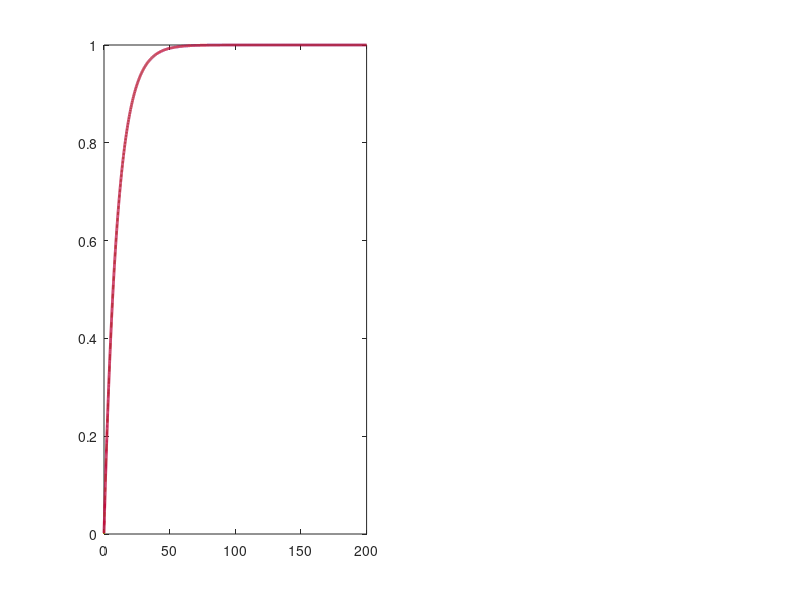

Source code (MATLAB): (Note: this script raises an error after producing the figure.)
%  G7 — RESPOSTA AO DEGRAU DO FILTRO IIR

% ---- BLOCO BASE ----
clear; clc; close all;
fs=44100; dur=3.0; N=round(dur*fs); t=(0:N-1)/fs;
n1=round(N/3); n2=round(2*N/3); x=zeros(1,N);
x(1:n1)    = 0.10*sin(2*pi*440*t(1:n1));
x(n1+1:n2) = 0.80*sin(2*pi*440*t(n1+1:n2));
x(n2+1:N)  = 0.30*sin(2*pi*220*t(n2+1:N));
T=-12; R=4; tA=10; tR=100; W=6; M=6;
alphaA=exp(-1/(fs*tA/1000)); alphaR=exp(-1/(fs*tR/1000));
y=zeros(1,N); gainVec=zeros(1,N); yL=0;
for n=1:N
    xG=20*log10(abs(x(n))+1e-9);
    if W>0&&(2*abs(xG-T)<=W); cG=xG+(1/R-1)*(xG-T+W/2)^2/(2*W);
    elseif xG>T+W/2;           cG=T+(xG-T)/R;
    else;                       cG=xG; end
    gainDB=cG-xG;
    if gainDB<yL; yL=alphaA*yL+(1-alphaA)*gainDB;
    else;         yL=alphaR*yL+(1-alphaR)*gainDB; end
    y(n)=x(n)*10^((yL+M)/20); gainVec(n)=yL;
end
xdB=20*log10(abs(x)+1e-9); ydB=20*log10(abs(y)+1e-9);
% ---- FIM BLOCO BASE ----

dur_step = 0.200;
Ns  = round(dur_step*fs);
ts  = (0:Ns-1)/fs * 1000;
s_A_med = zeros(1,Ns);
s_A_med(1) = (1-alphaA)*1;
for n=2:Ns
    s_A_med(n) = alphaA*s_A_med(n-1) + (1-alphaA)*1;
end
s_A_teo = 1 - alphaA .^ (0:Ns-1);

dur_step_R = 0.600;
Ns_R   = round(dur_step_R*fs);
ts_R   = (0:Ns_R-1)/fs * 1000;
s_R_med = zeros(1,Ns_R);
s_R_med(1) = (1-alphaR)*1;
for n=2:Ns_R
    s_R_med(n) = alphaR*s_R_med(n-1) + (1-alphaR)*1;
end
s_R_teo = 1 - alphaR .^ (0:Ns_R-1);

nivel_1tau = 1 - exp(-1);
nivel_2tau = 1 - exp(-2);
nivel_3tau = 1 - exp(-3);

COR_BG_FIG  = [1.00 1.00 1.00];
COR_BG_AX   = [1.00 1.00 1.00];
COR_MED_A   = [0.75 0.05 0.25];
COR_TEO_A   = [0.60 0.45 0.00];
COR_MED_R   = [0.60 0.00 0.55];
COR_TEO_R   = [0.00 0.40 0.65];
COR_NIVEL   = [0.40 0.40 0.40];
COR_TAU     = [0.00 0.50 0.10];
COR_TEXTO   = [0.10 0.10 0.10];
COR_EIXO    = [0.20 0.20 0.20];
COR_GRID    = [0.75 0.75 0.75];

figure('Name','G7 — Resposta ao Degrau [Vermelho]',...
       'NumberTitle','off','Position',[60 60 900 520],...
       'Color',COR_BG_FIG);

ax1 = subplot(1,2,1);
plot(ts, s_A_teo,'--','Color',COR_TEO_A,'LineWidth',1.3); hold on;
plot(ts, s_A_med,'-', 'Color',COR_MED_A,'LineWidth',2.0);
yline(nivel_1tau,':','Color',COR_TAU,'LineWidth',1.0,...
      'Label','63,2% (1τ)','LabelHorizontalAlignment','right','FontSize',8.5);
yline(nivel_2tau,':','Color',[0.35 0.50 0.10],'LineWidth',0.9,...
      'Label','86,5% (2τ)','LabelHorizontalAlignment','right','FontSize',8);
yline(nivel_3tau,':','Color',[0.45 0.45 0.05],'LineWidth',0.9,...
      'Label','95,0% (3τ)','LabelHorizontalAlignment','right','FontSize',8);
xline(tA,'-','Color',COR_TAU,'LineWidth',1.4,...
      'Label',sprintf('τ_A = %d ms',tA),...
      'LabelHorizontalAlignment','right','LabelVerticalAlignment','bottom',...
      'FontSize',9,'FontWeight','bold');
[~,idx_tau] = min(abs(s_A_med - nivel_1tau));
scatter(ts(idx_tau), s_A_med(idx_tau), 80, COR_TAU,'filled');
text(ts(idx_tau)+1, s_A_med(idx_tau)-0.06,...
     sprintf('(%s ms; %s)', numvir(ts(idx_tau),1), numvir(s_A_med(idx_tau),3)),...
     'Color',COR_TAU,'FontSize',8);
title(sprintf('Filtro de ATAQUE  |  τ_A = %d ms  |  α_A = %s',tA,numvir(alphaA,5)),...
      'FontSize',10,'FontWeight','bold','Color',COR_TEXTO);
xlabel('Tempo (ms)','FontSize',10,'Color',COR_EIXO);
ylabel('s[n]  (resposta normalizada)','FontSize',10,'Color',COR_EIXO);
xlim([0, min(ts(end), 5*tA)]); ylim([0, 1.05]); grid on;
lg1=legend({'Teórica: 1-α_A^n','Medida: dif. iterada'},'Location','southeast','FontSize',8.5);
set(lg1,'TextColor',COR_TEXTO,'Color',[1.00 1.00 1.00]);
set(ax1,'Color',COR_BG_AX,'XColor',COR_EIXO,'YColor',COR_EIXO,...
        'GridColor',COR_GRID,'GridAlpha',0.6,'FontSize',9,'Box','on');

ax2 = subplot(1,2,2);
plot(ts_R, s_R_teo,'--','Color',COR_TEO_R,'LineWidth',1.3); hold on;
plot(ts_R, s_R_med,'-', 'Color',COR_MED_R,'LineWidth',2.0);
yline(nivel_1tau,':','Color',COR_TAU,'LineWidth',1.0,...
      'Label','63,2% (1τ)','LabelHorizontalAlignment','right','FontSize',8.5);
yline(nivel_2tau,':','Color',[0.35 0.50 0.10],'LineWidth',0.9,...
      'Label','86,5% (2τ)','LabelHorizontalAlignment','right','FontSize',8);
yline(nivel_3tau,':','Color',[0.45 0.45 0.05],'LineWidth',0.9,...
      'Label','95,0% (3τ)','LabelHorizontalAlignment','right','FontSize',8);
xline(tR,'-','Color',COR_TAU,'LineWidth',1.4,...
      'Label',sprintf('τ_R = %d ms',tR),...
      'LabelHorizontalAlignment','right','LabelVerticalAlignment','bottom',...
      'FontSize',9,'FontWeight','bold');
[~,idx_tauR] = min(abs(s_R_med - nivel_1tau));
scatter(ts_R(idx_tauR), s_R_med(idx_tauR), 80, COR_TAU,'filled');
text(ts_R(idx_tauR)+3, s_R_med(idx_tauR)-0.06,...
     sprintf('(%s ms; %s)', numvir(ts_R(idx_tauR),1), numvir(s_R_med(idx_tauR),3)),...
     'Color',COR_TAU,'FontSize',8);
title(sprintf('Filtro de LIBERAÇÃO  |  τ_R = %d ms  |  α_R = %s',tR,numvir(alphaR,5)),...
      'FontSize',10,'FontWeight','bold','Color',COR_TEXTO);
xlabel('Tempo (ms)','FontSize',10,'Color',COR_EIXO);
ylabel('s[n]  (resposta normalizada)','FontSize',10,'Color',COR_EIXO);
xlim([0, min(ts_R(end), 4*tR)]); ylim([0, 1.05]); grid on;
lg2=legend({'Teórica: 1-α_R^n','Medida: dif. iterada'},'Location','southeast','FontSize',8.5);
set(lg2,'TextColor',COR_TEXTO,'Color',[1.00 1.00 1.00]);
set(ax2,'Color',COR_BG_AX,'XColor',COR_EIXO,'YColor',COR_EIXO,...
        'GridColor',COR_GRID,'GridAlpha',0.6,'FontSize',9,'Box','on');

sgtitle('G7 — Resposta ao Degrau  |  Verificação das Constantes de Tempo τ_A e τ_R',...
        'FontSize',12,'FontWeight','bold','Color',COR_TEXTO,...
        'BackgroundColor',COR_BG_FIG);

virgula([ax1 ax2]);

fprintf('G7 gerado.\n');
fprintf('  tau_A configurado=%dms | tau_A medido=%.1fms\n', tA, ts(idx_tau));
fprintf('  tau_R configurado=%dms | tau_R medido=%.1fms\n', tR, ts_R(idx_tauR));

% A barra de ferramentas flutuante dos eixos era capturada pelo
% exportgraphics e impressa dentro do PNG (aviso "Exported image
% displays axes toolbar"). Desligada em TODOS os eixos da figura,
% inclusive nos paineis de texto, logo antes da exportacao.
try
    for a_ = findall(gcf,'Type','axes').'
        a_.Toolbar = [];
        disableDefaultInteractivity(a_);
    end
catch
end

set(gcf,'Color','w','InvertHardcopy','off');
exportgraphics(gcf,'fig_g7_resposta_degrau.png','Resolution',300,'BackgroundColor','white');
fprintf('  salvo em fig_g7_resposta_degrau.png\n');
